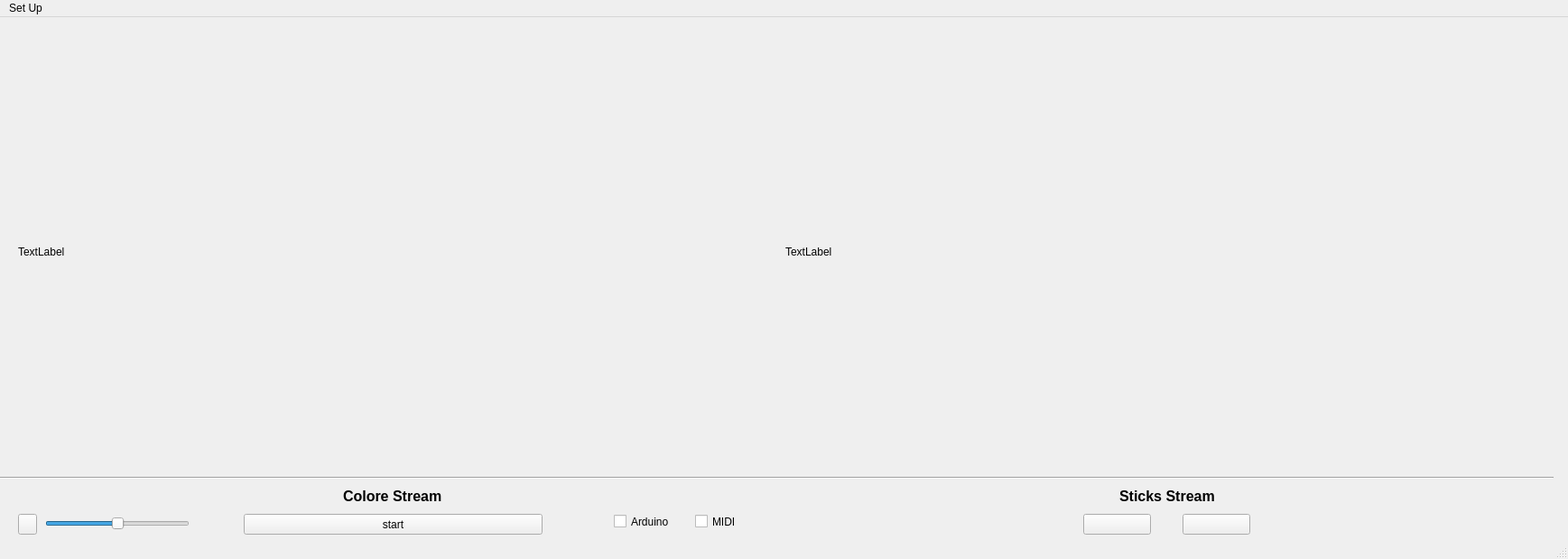
<?xml version="1.0" encoding="UTF-8"?>
<ui version="4.0">
 <class>MainWindow</class>
 <widget class="QMainWindow" name="MainWindow">
  <property name="geometry">
   <rect>
    <x>0</x>
    <y>0</y>
    <width>1737</width>
    <height>619</height>
   </rect>
  </property>
  <property name="windowTitle">
   <string>MainWindow</string>
  </property>
  <widget class="QWidget" name="centralwidget">
   <widget class="QPushButton" name="start_bt">
    <property name="geometry">
     <rect>
      <x>270</x>
      <y>550</y>
      <width>331</width>
      <height>23</height>
     </rect>
    </property>
    <property name="text">
     <string>start</string>
    </property>
   </widget>
   <widget class="QSlider" name="songVolumeSlider">
    <property name="geometry">
     <rect>
      <x>50</x>
      <y>550</y>
      <width>160</width>
      <height>22</height>
     </rect>
    </property>
    <property name="value">
     <number>50</number>
    </property>
    <property name="orientation">
     <enum>Qt::Horizontal</enum>
    </property>
   </widget>
   <widget class="Line" name="line">
    <property name="geometry">
     <rect>
      <x>0</x>
      <y>500</y>
      <width>1721</width>
      <height>20</height>
     </rect>
    </property>
    <property name="orientation">
     <enum>Qt::Horizontal</enum>
    </property>
   </widget>
   <widget class="QPushButton" name="left_bt">
    <property name="geometry">
     <rect>
      <x>1200</x>
      <y>550</y>
      <width>75</width>
      <height>23</height>
     </rect>
    </property>
    <property name="text">
     <string/>
    </property>
   </widget>
   <widget class="QPushButton" name="right_bt">
    <property name="geometry">
     <rect>
      <x>1310</x>
      <y>550</y>
      <width>75</width>
      <height>23</height>
     </rect>
    </property>
    <property name="text">
     <string/>
    </property>
   </widget>
   <widget class="QPushButton" name="bt_vol_icon">
    <property name="geometry">
     <rect>
      <x>20</x>
      <y>550</y>
      <width>21</width>
      <height>23</height>
     </rect>
    </property>
    <property name="autoFillBackground">
     <bool>false</bool>
    </property>
    <property name="text">
     <string/>
    </property>
   </widget>
   <widget class="QCheckBox" name="checkBox_MIDI">
    <property name="geometry">
     <rect>
      <x>770</x>
      <y>550</y>
      <width>70</width>
      <height>17</height>
     </rect>
    </property>
    <property name="text">
     <string>MIDI</string>
    </property>
   </widget>
   <widget class="QCheckBox" name="checkBox_Arduino">
    <property name="geometry">
     <rect>
      <x>680</x>
      <y>550</y>
      <width>70</width>
      <height>17</height>
     </rect>
    </property>
    <property name="text">
     <string>Arduino</string>
    </property>
   </widget>
   <widget class="QLabel" name="stream2">
    <property name="geometry">
     <rect>
      <x>870</x>
      <y>20</y>
      <width>848</width>
      <height>480</height>
     </rect>
    </property>
    <property name="text">
     <string>TextLabel</string>
    </property>
   </widget>
   <widget class="QLabel" name="stream1">
    <property name="geometry">
     <rect>
      <x>20</x>
      <y>20</y>
      <width>848</width>
      <height>480</height>
     </rect>
    </property>
    <property name="text">
     <string>TextLabel</string>
    </property>
   </widget>
   <widget class="QLabel" name="stream_label">
    <property name="geometry">
     <rect>
      <x>1240</x>
      <y>520</y>
      <width>131</width>
      <height>20</height>
     </rect>
    </property>
    <property name="sizePolicy">
     <sizepolicy hsizetype="Expanding" vsizetype="Expanding">
      <horstretch>0</horstretch>
      <verstretch>0</verstretch>
     </sizepolicy>
    </property>
    <property name="font">
     <font>
      <pointsize>12</pointsize>
      <weight>75</weight>
      <bold>true</bold>
     </font>
    </property>
    <property name="text">
     <string>Sticks Stream</string>
    </property>
   </widget>
   <widget class="QLabel" name="stream_label_2">
    <property name="geometry">
     <rect>
      <x>380</x>
      <y>520</y>
      <width>131</width>
      <height>20</height>
     </rect>
    </property>
    <property name="sizePolicy">
     <sizepolicy hsizetype="Expanding" vsizetype="Expanding">
      <horstretch>0</horstretch>
      <verstretch>0</verstretch>
     </sizepolicy>
    </property>
    <property name="font">
     <font>
      <pointsize>12</pointsize>
      <weight>75</weight>
      <bold>true</bold>
     </font>
    </property>
    <property name="text">
     <string>Colore Stream</string>
    </property>
   </widget>
  </widget>
  <widget class="QMenuBar" name="menubar">
   <property name="geometry">
    <rect>
     <x>0</x>
     <y>0</y>
     <width>1737</width>
     <height>21</height>
    </rect>
   </property>
   <widget class="QMenu" name="menuSet_Up">
    <property name="title">
     <string>Set Up</string>
    </property>
    <addaction name="actionCalibrate"/>
    <addaction name="actionCalibrate_Leg"/>
    <addaction name="actionFinish_Sticks_Calibration"/>
    <addaction name="actionSave_Calibration"/>
    <addaction name="actionPlay_Song"/>
   </widget>
   <addaction name="menuSet_Up"/>
  </widget>
  <widget class="QStatusBar" name="statusbar"/>
  <action name="actionCalibrate">
   <property name="text">
    <string>Calibrate Sticks</string>
   </property>
   <property name="shortcut">
    <string>C</string>
   </property>
  </action>
  <action name="actionFinish_Sticks_Calibration">
   <property name="text">
    <string>Finish Calibration</string>
   </property>
   <property name="shortcut">
    <string>F</string>
   </property>
  </action>
  <action name="actionPlay_Song">
   <property name="text">
    <string>Play Song</string>
   </property>
  </action>
  <action name="actionCalibrate_Leg">
   <property name="text">
    <string>Calibrate Leg</string>
   </property>
   <property name="shortcut">
    <string>X</string>
   </property>
  </action>
  <action name="actionSave_Calibration">
   <property name="text">
    <string>Save Calibration</string>
   </property>
   <property name="shortcut">
    <string>S</string>
   </property>
  </action>
 </widget>
 <resources/>
 <connections/>
</ui>
